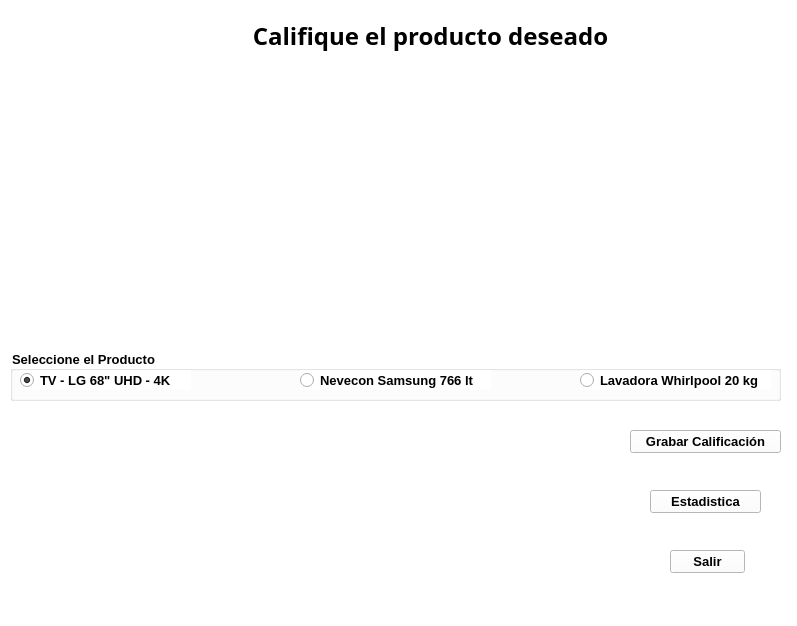
<?xml version="1.0" encoding="UTF-8"?>
<ui version="4.0">
 <class>MainWindow</class>
 <widget class="QMainWindow" name="MainWindow">
  <property name="geometry">
   <rect>
    <x>0</x>
    <y>0</y>
    <width>797</width>
    <height>626</height>
   </rect>
  </property>
  <property name="windowTitle">
   <string>MainWindow</string>
  </property>
  <property name="styleSheet">
   <string notr="true">background-color: rgb(255, 255, 255);</string>
  </property>
  <widget class="QWidget" name="centralwidget">
   <widget class="QPushButton" name="BtnCalificar">
    <property name="geometry">
     <rect>
      <x>630</x>
      <y>430</y>
      <width>151</width>
      <height>23</height>
     </rect>
    </property>
    <property name="font">
     <font>
      <pointsize>10</pointsize>
      <weight>75</weight>
      <bold>true</bold>
     </font>
    </property>
    <property name="text">
     <string>Grabar Calificación</string>
    </property>
   </widget>
   <widget class="QLabel" name="Lbl_Tv">
    <property name="geometry">
     <rect>
      <x>20</x>
      <y>170</y>
      <width>241</width>
      <height>161</height>
     </rect>
    </property>
    <property name="text">
     <string/>
    </property>
    <property name="pixmap">
     <pixmap>imagenes/img_tv.JPG</pixmap>
    </property>
    <property name="scaledContents">
     <bool>true</bool>
    </property>
   </widget>
   <widget class="QLabel" name="Lbl_Nevecon">
    <property name="geometry">
     <rect>
      <x>320</x>
      <y>90</y>
      <width>161</width>
      <height>281</height>
     </rect>
    </property>
    <property name="text">
     <string/>
    </property>
    <property name="pixmap">
     <pixmap>imagenes/img_nevecon.JPG</pixmap>
    </property>
    <property name="scaledContents">
     <bool>true</bool>
    </property>
   </widget>
   <widget class="QLabel" name="Lbl_Lavadora">
    <property name="geometry">
     <rect>
      <x>560</x>
      <y>160</y>
      <width>211</width>
      <height>191</height>
     </rect>
    </property>
    <property name="text">
     <string/>
    </property>
    <property name="pixmap">
     <pixmap>imagenes/img_lavadora.JPG</pixmap>
    </property>
    <property name="scaledContents">
     <bool>true</bool>
    </property>
   </widget>
   <widget class="QLabel" name="Lbl_Titulo">
    <property name="geometry">
     <rect>
      <x>30</x>
      <y>10</y>
      <width>801</width>
      <height>51</height>
     </rect>
    </property>
    <property name="font">
     <font>
      <family>Arial Black</family>
      <pointsize>18</pointsize>
      <weight>75</weight>
      <bold>true</bold>
     </font>
    </property>
    <property name="text">
     <string>Califique el producto deseado</string>
    </property>
    <property name="alignment">
     <set>Qt::AlignCenter</set>
    </property>
   </widget>
   <widget class="QGroupBox" name="groupBox">
    <property name="geometry">
     <rect>
      <x>10</x>
      <y>350</y>
      <width>771</width>
      <height>51</height>
     </rect>
    </property>
    <property name="font">
     <font>
      <pointsize>10</pointsize>
      <weight>75</weight>
      <bold>true</bold>
      <underline>false</underline>
     </font>
    </property>
    <property name="title">
     <string>Seleccione el Producto</string>
    </property>
    <widget class="QRadioButton" name="RB_Tv">
     <property name="geometry">
      <rect>
       <x>10</x>
       <y>20</y>
       <width>171</width>
       <height>20</height>
      </rect>
     </property>
     <property name="font">
      <font>
       <pointsize>10</pointsize>
       <weight>75</weight>
       <bold>true</bold>
      </font>
     </property>
     <property name="text">
      <string>TV - LG 68&quot; UHD - 4K</string>
     </property>
     <property name="checked">
      <bool>true</bool>
     </property>
    </widget>
    <widget class="QRadioButton" name="RB_Nevecon">
     <property name="geometry">
      <rect>
       <x>290</x>
       <y>20</y>
       <width>191</width>
       <height>20</height>
      </rect>
     </property>
     <property name="font">
      <font>
       <pointsize>10</pointsize>
       <weight>75</weight>
       <bold>true</bold>
      </font>
     </property>
     <property name="text">
      <string>Nevecon Samsung 766 lt</string>
     </property>
    </widget>
    <widget class="QRadioButton" name="RB_Lavadora">
     <property name="geometry">
      <rect>
       <x>570</x>
       <y>20</y>
       <width>191</width>
       <height>20</height>
      </rect>
     </property>
     <property name="font">
      <font>
       <pointsize>10</pointsize>
       <weight>75</weight>
       <bold>true</bold>
      </font>
     </property>
     <property name="text">
      <string>Lavadora Whirlpool 20 kg</string>
     </property>
    </widget>
   </widget>
   <widget class="QLabel" name="Lbl_mensaje">
    <property name="geometry">
     <rect>
      <x>10</x>
      <y>420</y>
      <width>601</width>
      <height>161</height>
     </rect>
    </property>
    <property name="font">
     <font>
      <pointsize>10</pointsize>
      <weight>75</weight>
      <bold>true</bold>
      <underline>false</underline>
     </font>
    </property>
    <property name="text">
     <string/>
    </property>
    <property name="alignment">
     <set>Qt::AlignLeading|Qt::AlignLeft|Qt::AlignTop</set>
    </property>
   </widget>
   <widget class="QPushButton" name="BtnSalir">
    <property name="geometry">
     <rect>
      <x>670</x>
      <y>550</y>
      <width>75</width>
      <height>23</height>
     </rect>
    </property>
    <property name="font">
     <font>
      <pointsize>10</pointsize>
      <weight>75</weight>
      <bold>true</bold>
     </font>
    </property>
    <property name="text">
     <string>Salir</string>
    </property>
   </widget>
   <widget class="QPushButton" name="BtnEstadistica">
    <property name="geometry">
     <rect>
      <x>650</x>
      <y>490</y>
      <width>111</width>
      <height>23</height>
     </rect>
    </property>
    <property name="font">
     <font>
      <pointsize>10</pointsize>
      <weight>75</weight>
      <bold>true</bold>
     </font>
    </property>
    <property name="text">
     <string>Estadistica</string>
    </property>
   </widget>
  </widget>
  <widget class="QMenuBar" name="menubar">
   <property name="geometry">
    <rect>
     <x>0</x>
     <y>0</y>
     <width>797</width>
     <height>21</height>
    </rect>
   </property>
  </widget>
  <widget class="QStatusBar" name="statusbar"/>
 </widget>
 <resources/>
 <connections/>
</ui>
